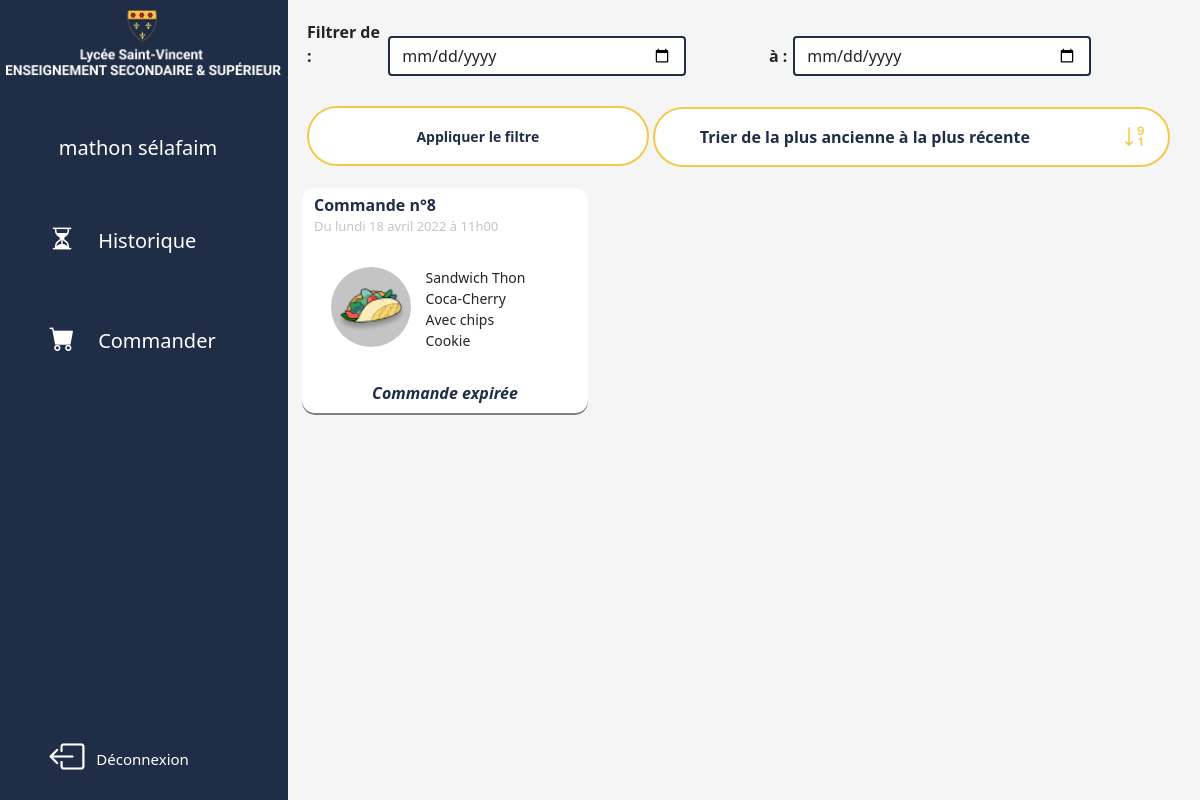
Page /history/history.php (signed in) on the committed database.
### tables this page shows
CREATE TABLE IF NOT EXISTS `utilisateur` (
  `id_user` int(11) NOT NULL AUTO_INCREMENT,
  `role_user` char(1) NOT NULL,
  `email_user` varchar(180) NOT NULL,
  `password_user` varchar(255) NOT NULL,
  `nom_user` varchar(255) NOT NULL,
  `prenom_user` varchar(255) NOT NULL,
  `active_user` tinyint(1) NOT NULL,
  PRIMARY KEY (`id_user`),
  UNIQUE KEY `email_user` (`email_user`)
);

CREATE TABLE IF NOT EXISTS `commande` (
  `id_com` int(11) NOT NULL AUTO_INCREMENT,
  `fk_user_id` int(11) NOT NULL,
  `fk_sandwich_id` int(11) NOT NULL,
  `fk_boisson_id` int(11) NOT NULL,
  `fk_dessert_id` int(11) NOT NULL,
  `chips_com` tinyint(1) NOT NULL,
  `date_heure_com` timestamp NOT NULL DEFAULT CURRENT_TIMESTAMP ON UPDATE CURRENT_TIMESTAMP,
  `date_heure_livraison_com` datetime NOT NULL,
  `annule_com` tinyint(1) NOT NULL,
  PRIMARY KEY (`id_com`),
  KEY `IDX_B15F29ADCF8EC6B0` (`fk_sandwich_id`),
  KEY `IDX_B15F29AD10326266` (`fk_boisson_id`),
  KEY `IDX_B15F29AD83C52771` (`fk_dessert_id`),
  KEY `IDX_B15F29AD996F9D6F` (`fk_user_id`)
);

CREATE TABLE IF NOT EXISTS `sandwich` (
  `id_sandwich` int(11) NOT NULL AUTO_INCREMENT,
  `nom_sandwich` varchar(255) NOT NULL,
  `dispo_sandwich` tinyint(1) NOT NULL,
  PRIMARY KEY (`id_sandwich`)
);

CREATE TABLE IF NOT EXISTS `boisson` (
  `id_boisson` int(11) NOT NULL AUTO_INCREMENT,
  `nom_boisson` varchar(255) NOT NULL,
  `dispo_boisson` tinyint(1) NOT NULL,
  PRIMARY KEY (`id_boisson`)
);

CREATE TABLE IF NOT EXISTS `dessert` (
  `id_dessert` int(11) NOT NULL AUTO_INCREMENT,
  `nom_dessert` varchar(255) NOT NULL,
  `dispo_dessert` tinyint(1) NOT NULL,
  PRIMARY KEY (`id_dessert`)
);

### history/history.php (the view, shortened to what this page needs)
<?php
	$database = connexionBdd();
	$select = $database -> prepare("SELECT id_user FROM utilisateur WHERE email_user=?");
	$select -> execute(array($_SESSION['email_user']));
	$rowSelect = $select -> fetch();
	$idUser = $rowSelect['id_user'];
	if (isset($_GET['trie'])){
		$trie = $_GET['trie'];
		if ($trie == "ASC"){
			$trieMessage = "Trier de la plus récente à la plus ancienne";
			$nextTrie = "DESC";
		}
		else{
			$trieMessage = "Trier de la plus ancienne à la plus récente";
			$nextTrie = "ASC";
		}
	}
	else{
		$trie = "DESC";
		$nextTrie = "ASC";
		$trieMessage = "Trier de la plus ancienne à la plus récente";
	}
	$select = $database -> prepare("SELECT nom_user, prenom_user FROM utilisateur WHERE id_user = ?");
	$select -> execute(array($idUser));
	$rowSelect = $select -> fetch();
	$firstNameUser = $rowSelect['prenom_user'];
	$lastNameUser = $rowSelect['nom_user'];
?>
<!DOCTYPE html>
<html>
	<head>
		<link href="https://cdn.jsdelivr.net/npm/bootstrap@5.1.3/dist/css/bootstrap.min.css" rel="stylesheet">
		<link rel="stylesheet" href="https://cdn.jsdelivr.net/npm/bootstrap-icons@1.7.2/font/bootstrap-icons.css">
		<link rel="stylesheet" href="history.css">
	</head>
	<body>
		<div class="row">
			<div id="nav" class="col-md-3 col-sm-4 col-5">
				<div class="row">
					<div id="brand" class="col-12">
						<img src="/projet_fin_annee_sandwich/img/lycee.png">
					</div>
					<div class="col-12 name-user">
						<p><?php echo $lastNameUser.' '.$firstNameUser;?></p>
					</div>
					<div class="col-12 nav-choice">
						<a class="btn btn-default" href="#"><span class="bi-hourglass-split"></span><p>Historique</p></a>
					</div>
					<div class="col-12 nav-choice">
						<a class="btn btn-default" href="#"><span class="bi-cart-fill"></span><p>Commander</p></a>
					</div>
					<div id="log_out">
						<a class="btn btn-default" href="../require/logout/logout.php"><span class="bi-box-arrow-left"></span><p>Déconnexion</p></a>
					</div>
				</div>
			</div>
			<div id="page" class="col-md-9 col-sm-8 col-7">
				<div class="row">
					<div class="col-12">
						<form id="filter" method="POST" action="" role=form>
							<p>Filtrer de : </p>
							<input type="date" name="dateMin" class="form-control" placeholder="jj/mm/aaaa">
							<p id="filterA">à :</p>
							<input type="date" name="dateMax" class="form-control" placeholder="jj/mm/aaaa">
							<input id="submit_filter" type="submit" name="submit_filter" value="Appliquer le filtre">
							<a id="filter_order" href="historique.php?trie=<?php echo $nextTrie ?>" class="btn btn-default">
								<p><?php echo $trieMessage ?></p><span class="bi-sort-numeric-down-alt"></span>
							</a>
						</form>
					</div>
					<?php
						if ($trie == "ASC"){
							$select = $database -> prepare("SELECT * FROM commande WHERE fk_user_id = ? AND annule_com = 0 ORDER BY date_heure_livraison_com ASC");
						}
						else{
							$select = $database -> prepare("SELECT * FROM commande WHERE fk_user_id = ? AND annule_com = 0 ORDER BY date_heure_livraison_com DESC");
						}
						$select -> execute(array($idUser));
						$selectHist = $database -> prepare("SELECT * FROM historique WHERE fk_user_id = ? ORDER BY id_hist DESC");
						$selectHist -> execute(array($idUser));
						$rowSelectHist = $selectHist -> fetch();
						$dateFilterMin = date_create($rowSelectHist['dateDebut_hist']);
						$dateFilterMax = date_create($rowSelectHist['dateFin_hist']);
						date_add($dateFilterMax, date_interval_create_from_date_string('1 day'));
						while ($rowSelect = $select -> fetch()){
							$numCommande = $rowSelect['id_com'];
							$selectSandwich = $database -> query("SELECT nom_sandwich FROM sandwich WHERE id_sandwich = ".$rowSelect['fk_sandwich_id'].";");
							$rowSelectSandwich = $selectSandwich -> fetch();
							$sandwich = $rowSelectSandwich['nom_sandwich'];
							$selectdrink = $database -> query("SELECT nom_boisson FROM boisson WHERE id_boisson = ".$rowSelect['fk_boisson_id'].";");
							$rowSelectdrink = $selectdrink -> fetch();
							$drink = $rowSelectdrink['nom_boisson'];
							$selectDessert = $database -> query("SELECT nom_dessert FROM dessert WHERE id_dessert = ".$rowSelect['fk_dessert_id'].";");
							$rowSelectDessert = $selectDessert -> fetch();
							$dessert = $rowSelectDessert['nom_dessert'];
							$chips = $rowSelect['chips_com'];
							if ($chips == 1){
								$chips = "Avec";
							}
							else{
								$chips = "Sans";
							}
							$deliveryDate = date_create($rowSelect['date_heure_livraison_com']);
							$day = date_format($deliveryDate, 'w');
							switch ($day) {
							    case 1:
							        $day = "lundi";
							        break;
							}
							$numDay = date_format($deliveryDate, 'j');
							$month = date_format($deliveryDate, 'n');
							switch ($month) {
							    case 4:
							        $month = "avril";
							        break;
							}
							$year = date_format($deliveryDate, 'Y');
							$hour = date_format($deliveryDate, 'G');
							$minute = date_format($deliveryDate, 'i');
							if ( ($deliveryDate >= $dateFilterMin) and ($deliveryDate <= $dateFilterMax) ){
								echo '	<div class="col-lg-4 col-sm-6 col-12 order">
											<div class="row">
												<p class="num_order">Commande n°'.$numCommande.'</p>
												<p class="date_order">Du '.$day.' '.$numDay.' '.$month.' '.$year.' à '.$hour.'h'.$minute.'</p>
												<div class="circle_img">
													<img src="/projet_fin_annee_sandwich/img/tortilla.png">
												</div>
												<div class="order_content">
													<p>'.$sandwich.'</p>
													<p>'.$drink.'</p>
													<p>'.$chips.' chips</p>
													<p>'.$dessert.'</p>
												</div>';
								$print = '		<div class="actions">
													<p><i>Commande expirée</i></p>
												</div>
											</div>
										</div>';
								$display = False;
								if ($display == False){
									echo $print;
								}
							}
						}
					?>
				</div>
			</div>
		</div>
	</body>
</html>

### history/history.css (style rules this page uses)
body { background-color: whitesmoke; }
img { width: 100%; height: auto; }
#nav { background: #1F2D46; position: fixed; top: 0; bottom: 0; text-align: center; }
#brand { margin:10px 0 25px; }
#brand img { margin-left: 5px; }
#nav .name-user p { font-size: 20px; color: white; margin: 30px auto 0; }
#nav a { text-align: left; margin-top: 50px; margin-left: 12px; width: 95%; color: white; font-size: 20px; }
#nav .nav-choice { height: 100px; }
#nav .nav-choice a { border-radius: 20px; }
#nav a span { margin: 0 10%; font-size: 25px; }
#nav a p { display: inline-block; margin-bottom: 8px; }
#log_out { position: absolute; bottom: 10px; left: 0; color: white; }
#log_out a span { margin: 0 5% 0 10%; font-size: 35px !important; position: relative; }
#log_out p { position: absolute; font-size: 15px; bottom: 12px; }
#page { background: whitesmoke; position: absolute; right: 5px; top: 0; bottom: 0; }
#page p { font-size: 16px; }
#filter { margin-top: 20px; }
#filter p { font-weight: bold; margin: 0 0 13px; display: inline-block; width: 77px; }
#filter input { border: 2px solid #1F2D46; display: inline-block; width: 34%; }
#filterA { width: 20px !important; margin-left: 9% !important; }
#submit_filter, #filter_order { position: relative; background-color: white; border: 2px solid #f2ca4b !important; border-radius: 30px; height: 60px; }
#submit_filter, #filter_order p { font-weight: bold; color: #1F2D46; }
#submit_filter { width: 39% !important; margin: 15px 0; }
#filter_order { width: 59% !important; }
#submit_filter p,#submit_filter { font-size: 14px; }
#filter_order p { width: 80% !important; position: absolute; left: 5px; top: 50%; transform: translatey(-50%); }
#filter_order span { color: #f2ca4b; font-size: 25px; position: absolute; right: 20px; top: 50%; transform: translatey(-50%); }
.order { background-color: white; border: 7px solid whitesmoke; border-radius: 20px; box-shadow: inset 0 -2px rgba(0, 0, 0, 0.5); }
.order p { margin: 0; }
.num_order { font-weight: bold; color: #1F2D46; margin-top: 5px !important; }
.date_order { font-size: 13px !important; color: #C4C4C4; margin-bottom: 30px !important; }
.circle_img { background-color: #C4C4C4; border-radius: 50%; width: 80px; height: 80px; margin-left: 10%; }
.circle_img img { width: 130%; margin: 8px 0 0 -8px; }
.order_content { margin: 0 auto 30px; width: 60%; }
.order_content p { text-align: left; font-size: 14px !important; }
.order .actions { text-align: center; margin-bottom: 10px; }
.order .actions a, .order .actions p { color: #1F2D46; font-weight: bold; text-decoration: none; }

### rows in the picture
utilisateur: nom_user "mathon", prenom_user "sélafaim"
commande: id_com "8", date_heure_livraison_com "lundi", date_heure_livraison_com "18", date_heure_livraison_com "avril", date_heure_livraison_com "2022", date_heure_livraison_com "11", date_heure_livraison_com "00", fk_sandwich.nom_sandwich "Sandwich Thon", fk_boisson.nom_boisson "Coca-Cherry", chips_com "Avec", fk_dessert.nom_dessert "Cookie", shows "Commande expirée"

### other values in the picture
$trieMessage "Trier de la plus ancienne à la plus récente"
